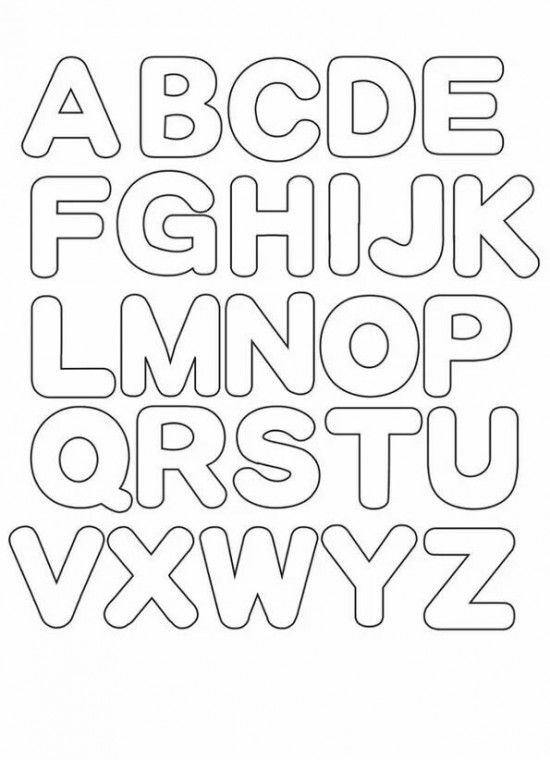
#> input picture img/alphabet.jpg, 550 x 760 px, found by its file name
$ python color_map.py   (older library calls are emulated)
#> lines starting #> are read from the running program, lines starting #| are printed output that depends on the picture; after the words box and inside, x2 and y2 are one past the last pixel; in counts of white or black regions, pixels touching at a corner belong together
### practica_comp_conectados/utils.py
import cv2
import numpy as np


def analyze_components(num_labels, labels, stats, centroids, image):
    grey = image.copy()
    mask = np.zeros(cv2.cvtColor(grey, cv2.COLOR_RGB2GRAY).shape, dtype="uint8")
    # loop over the number of unique connected component labels
    for i in range(1, num_labels):
        # extract the connected component statistics for the current
        # label
        x = stats[i, cv2.CC_STAT_LEFT]
        y = stats[i, cv2.CC_STAT_TOP]
        w = stats[i, cv2.CC_STAT_WIDTH]
        h = stats[i, cv2.CC_STAT_HEIGHT]
        area = stats[i, cv2.CC_STAT_AREA]
        (cX, cY) = centroids[i]
        print("x: {x}\ny: {y}\nw: {w}\nh: {h}\narea: {area}\ncentroid: {cX},{cY}".format(x=x, y=y, w=w, h=h, area=area, cX=cX, cY=cY))
        # draw_component(cX, cY, h, i, image, labels, w, x, y)
        mask = add_mask(w, h, area, labels, i, mask)
    cv2.imshow("image", image)
    cv2.imshow("mask", mask)
    cv2.waitKey(0)


def add_mask(w, h, area, labels, i, mask):
    keepWidth = w > 5 and w < 100
    keepHeight = h > 5 and h < 100
    keepArea = area > 200 and area < 1500
    if all((keepWidth, keepHeight, keepArea)):
        # construct a mask for the current connected component and
        # then take the bitwise OR with the mask
        print("[INFO] keeping connected component '{}'".format(i))
        componentMask = (labels == i).astype("uint8") * 255
        return cv2.bitwise_or(mask, componentMask)
    return mask


# [12 lines left out: function draw_component, not called in this run]


def get_connected_components(thresh, connectivity, image):
    (num_labels, labels, stats, centroids) = \
        cv2.connectedComponentsWithStats(image=thresh,
                                         connectivity=connectivity,
                                         ltype=cv2.CV_32S)
    analyze_components(num_labels, labels, stats, centroids, image)

### practica_comp_conectados/color_map.py
import cv2
from utils import get_connected_components

image = cv2.imread('../static/images/alphabet.jpg')
#> image is the input picture: shape (760, 550, 3); min 4, max 255, mean 241.4
gray = cv2.cvtColor(image, cv2.COLOR_RGB2GRAY)


def binary():
    map = cv2.applyColorMap(gray, cv2.COLORMAP_JET)
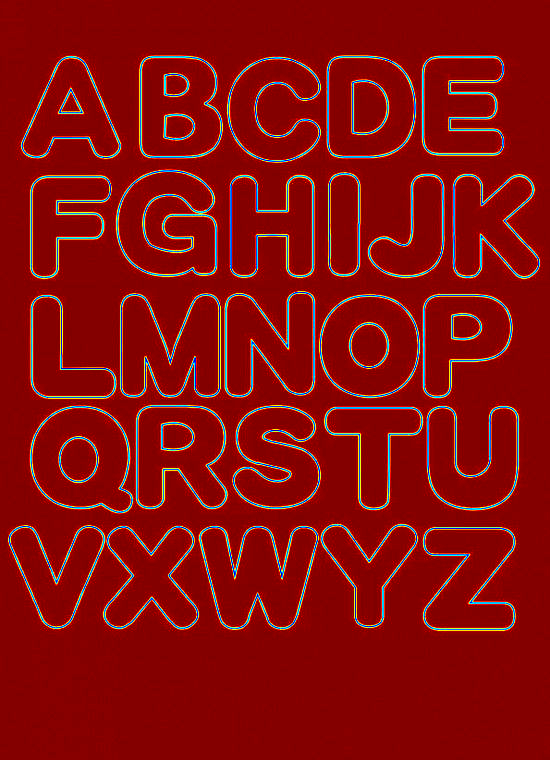
#> map: shape (760, 550, 3); mean B, G, R 11.7, 13.2, 136.3
    cv2.imshow("map", map)
    _, thresh1 = cv2.threshold(gray, 0, 255, cv2.THRESH_OTSU)
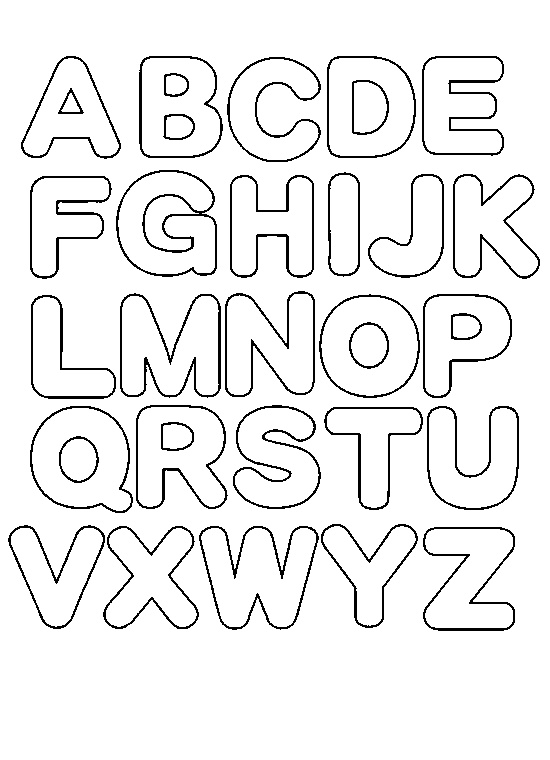
#> thresh1: shape (760, 550); 93.8% white; black in thin lines or dots, all inside (x1, y1, x2, y2) = (8, 56, 540, 631)
    get_connected_components(thresh1, 8, image)
#> in get_connected_components, `(num_labels, labels, stats, centroids) = \ cv2.connectedComponentsWith..`:
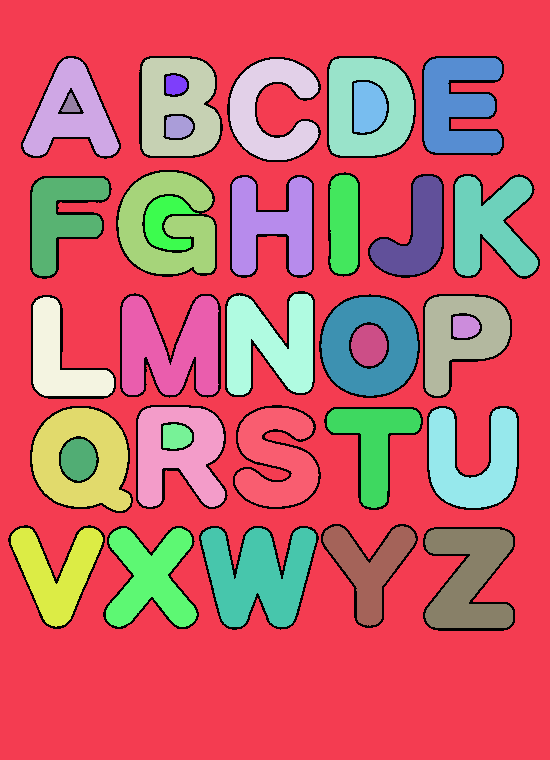
#> labels: shape (760, 550) int32; 37 distinct labels, from 0 to 36; one colour per label, 0 black
#> in get_connected_components, `(num_labels, labels, stats, centroids) = \ cv2.connectedComponentsWith..`: num_labels = 37; stats = 37 rows, first 6: [8, 56, 532, 575, 25930], [0, 0, 550, 760, 247176], [23, 58, 96, 98, 4789], [142, 58, 78, 98, 5687], [230, 59, 89, 101, 4938], [329, 58, 85, 98, 5716]; centroids = 37 pairs, first value 56.28 to 489.4, second value 84.45 to 577.9
#> the loop in analyze_components, `for i in range(1, num_labels):` made 36 passes
#> (x, y, w, h, area, cX, cY, keepWidth in add_mask) on passes 1 to 12: (0, 0, 550, 760, 247176, 277.3, 407.8, False), (23, 58, 96, 98, 4789, 70.74, 113.1, True), (142, 58, 78, 98, 5687, 177.7, 106.9, True), (230, 59, 89, 101, 4938, 271.3, 109.2, True), (329, 58, 85, 98, 5716, 367.8, 106.6, True), (424, 58, 78, 95, 5582, 458.1, 105.1, True), (166, 75, 21, 20, 346, 175.1, 84.45, True), (354, 82, 33, 51, 1416, 368, 106.8, True), (61, 93, 19, 19, 200, 70.4, 104.7, True), (166, 116, 27, 22, 511, 177.8, 126.5, True), (118, 172, 97, 102, 6262, 168.3, 224.8, True), (330, 175, 28, 99, 2623, 343.7, 223.8, True)
#> (printed output is left out)
#> after the loop in analyze_components, `for i in range(1, num_labels):`:
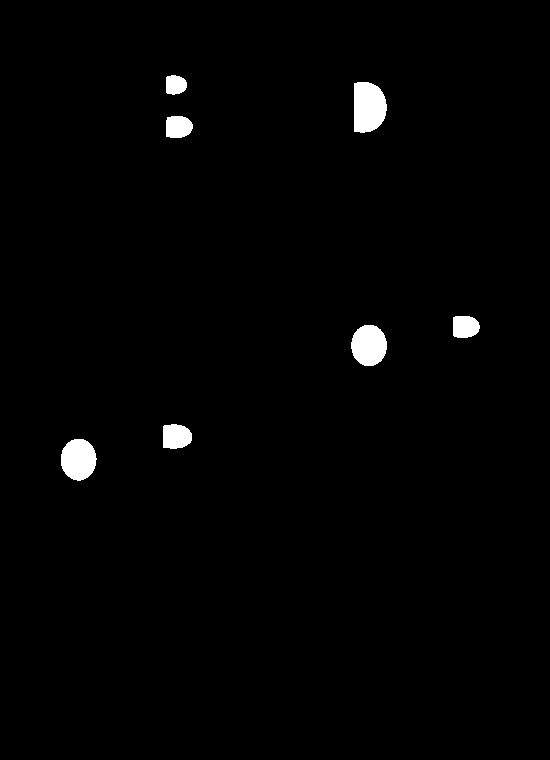
#> mask: shape (760, 550); 1.4% white; 7 white regions, largest, box (x1, y1, x2, y2) and area: (354, 82, 387, 133) 1416, (61, 439, 97, 481) 1174, (351, 325, 387, 366) 1168
    cv2.waitKey()


def normal():
    cv2.imshow("normal", image)
    map = cv2.applyColorMap(image, cv2.COLORMAP_JET)
    cv2.imshow("messi", map)
    cv2.waitKey()


binary()

# [39 lines of commented-out code are left out]
